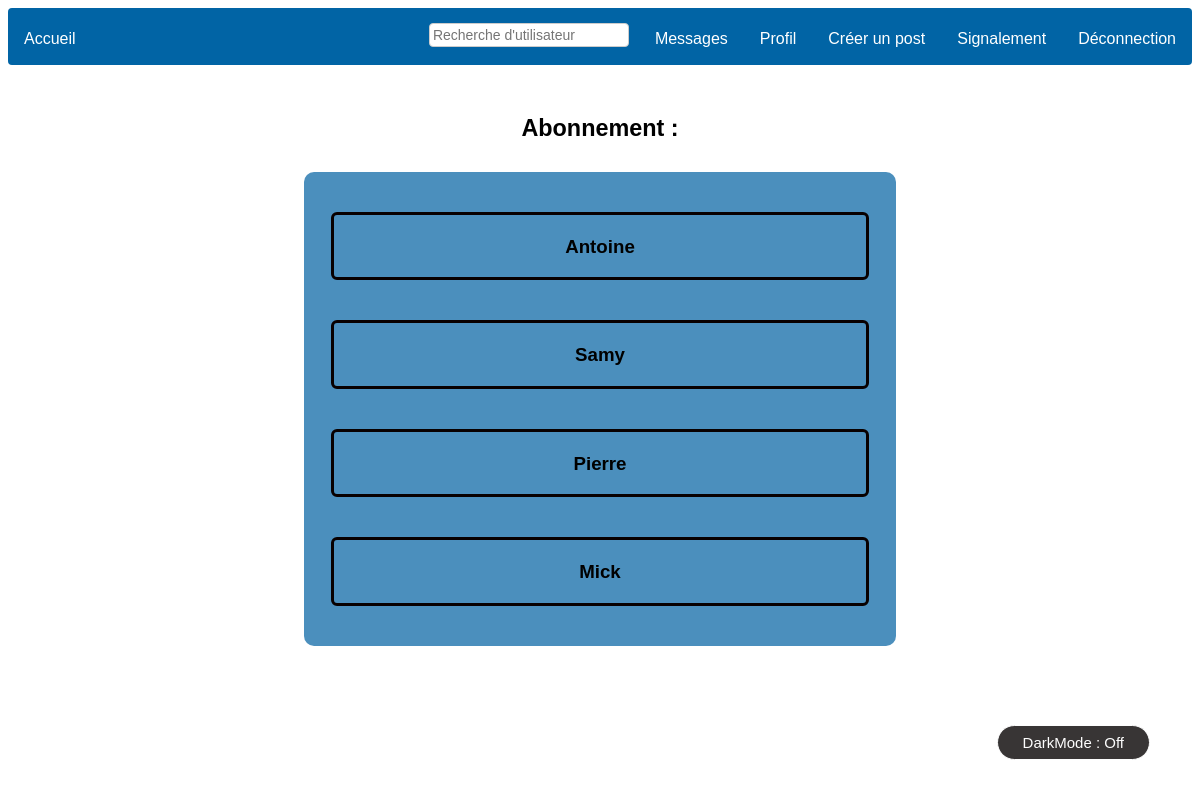
The page /WEBSITE/list_following.php?user=Louis (signed in) on the database its author committed.
### tables this page shows
CREATE TABLE `follow` (
  `id` int(11) NOT NULL,
  `follower` text NOT NULL,
  `following` text NOT NULL
);

### WEBSITE/list_following.php (the view, shortened to what this page needs)
<?
$bdd = new PDO('mysql:host=127.0.0.1;dbname=database', 'root', '');
include('menu.php');
if ($_GET["user"]) {
	$user = htmlspecialchars_decode($_GET["user"]);
	$sth = $bdd->prepare("SELECT * FROM follow WHERE follower=?");
	$sth->execute(array($user));
	$size = $sth->rowCount();
	echo "<div class=\"header\"><h3>Abonnement :</h3></div>";
	echo "<ul class=\"posts\">";
	if ($size == 0) {
		echo "<li class=\"post\"><h3>Aucune abonnement<h3></li>";
	} else {
		while ($p = $sth->fetch()) {
			echo "<a style=\"text-decoration: none;\" href=\"profile.php?profile=" . $p['following'] . "\"><li class=\"post\"><h3>" . $p['following'] . "</h3></li>";
		}
	}
	echo "</ul>";
	include('darkmode.php');
}

### WEBSITE/CSS/style.css (style rules this page uses)
body { text-align: center; font-family: Arial, sans-serif; }
a:not([id="scrollUp"]) { color: black; }
ul[class="posts"] { list-style-type: none; margin: auto; margin-top: 30px; margin-bottom: 30px; padding: 0; overflow: hidden; background-color: #4b8fbd; width: 50%; border-radius: 10px; line-height: 25px; text-align: center; }
li[class="post"] { font-family: Arial, sans-serif; margin: auto; padding: 0; line-height: 25px; text-align: center; border: 3px solid rgb(8, 0, 0); width: 90%; margin-top: 40px; margin-bottom: 40px; border-radius: 6px; overflow: hidden; word-wrap: break-word; }
div[class="header"] { margin-top: 50px; font-size: 20px; font-family: Arial, sans-serif; }

### rows shown on the page
follow: following "Antoine"
follow: following "Samy"
follow: following "Pierre"
follow: following "Mick"
